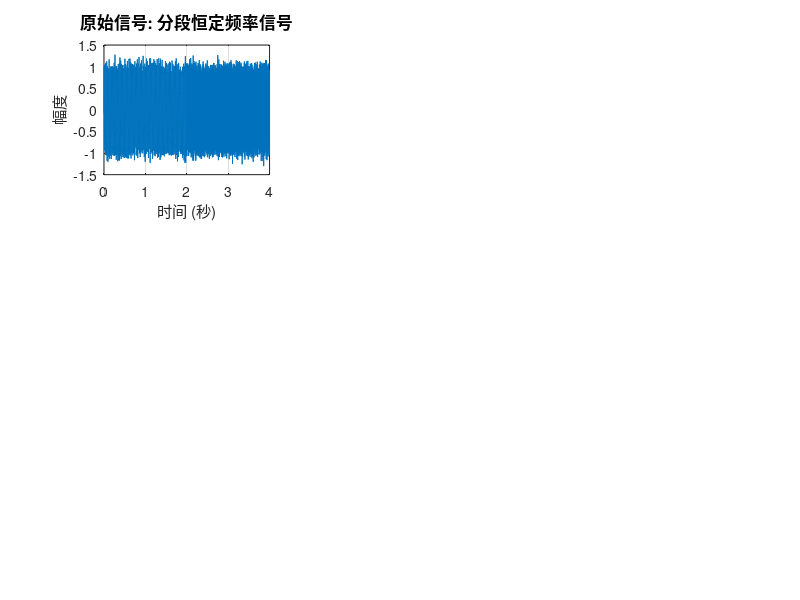

Source code (MATLAB): (Note: this script raises an error after producing the figure.)
%% 详细仿真短时傅里叶变换（STFT, Short-Time Fourier Transform）
% 本脚本详细演示 STFT 的原理、实现和应用

clear; close all; clc;

%% ==================== 第一部分：STFT 基本原理 ====================
fprintf('========== STFT 基本原理 ==========\n');
fprintf('STFT 通过在时域加窗，对每个窗口内的信号进行 FFT，得到时频表示\n');
fprintf('公式：STFT(t, f) = ∫ x(τ)w(τ-t)e^(-j2πfτ)dτ\n');
fprintf('====================================\n\n');

%% ==================== 第二部分：生成测试信号 ====================
fs = 1000;          % 采样频率 (Hz)
duration = 4;       % 信号时长 (秒)
t = 0:1/fs:duration-1/fs;
N = length(t);

% 创建多频率成分的测试信号
% 信号1：频率随时间变化的线性调频信号（chirp）
f1_start = 10;      % 起始频率 (Hz)
f1_end = 100;       % 结束频率 (Hz)
chirp_signal = chirp(t, f1_start, duration, f1_end, 'linear');

% 信号2：分段恒定频率信号
f2_1 = 50;          % 第一段频率 (Hz)
f2_2 = 150;         % 第二段频率 (Hz)
segment_signal = zeros(size(t));
segment_idx = t < duration/2;
segment_signal(segment_idx) = sin(2*pi*f2_1*t(segment_idx));
segment_signal(~segment_idx) = sin(2*pi*f2_2*t(~segment_idx));

% 信号3：多个瞬时频率成分
multi_freq_signal = sin(2*pi*30*t) .* (t < duration/2) + ...
                    sin(2*pi*80*t) .* (t >= duration/2 & t < 3*duration/4) + ...
                    sin(2*pi*120*t) .* (t >= 3*duration/4);

% 信号4：频率跳变信号
jump_signal = sin(2*pi*40*t) .* (t < duration/3) + ...
              sin(2*pi*100*t) .* (t >= duration/3 & t < 2*duration/3) + ...
              sin(2*pi*60*t) .* (t >= 2*duration/3);

% 添加噪声（可选）
noise_level = 0.1;
chirp_signal = chirp_signal + noise_level*randn(size(chirp_signal));
segment_signal = segment_signal + noise_level*randn(size(segment_signal));

%% ==================== 第三部分：不同窗函数对比 ====================
% 窗函数参数
win_length = 256;       % 窗长度
noverlap = win_length/2; % 重叠长度（50%重叠）
nfft = 512;             % FFT 点数

% 不同窗函数
windows = {
    @(n) ones(n,1), '矩形窗 (Rectangular)';
    @(n) hann(n), '汉宁窗 (Hann)';
    @(n) hamming(n), '汉明窗 (Hamming)';
    @(n) blackman(n), '布莱克曼窗 (Blackman)';
    @(n) kaiser(n, 5), '凯泽窗 (Kaiser, β=5)';
};

%% ==================== 第五部分：可视化结果 ====================

% 选择要分析的信号
test_signal = segment_signal;  % 可以改为其他信号
signal_name = '分段恒定频率信号';

figure('Position', [50, 50, 1600, 1000]);

% 子图1：原始时域信号
subplot(3, 3, 1);
plot(t, test_signal);
xlabel('时间 (秒)', 'FontSize', 11);
ylabel('幅度', 'FontSize', 11);
title(['原始信号: ', signal_name], 'FontSize', 12, 'FontWeight', 'bold');
grid on;
xlim([0, duration]);

% 子图2-6：不同窗函数的 STFT
for i = 1:min(5, size(windows, 1))
    window_func = windows{i, 1};
    window_name = windows{i, 2};
    win = window_func(win_length);
    
    [S, f, t_stft] = my_stft(test_signal, fs, win, noverlap, nfft);
    
    subplot(3, 3, i+1);
    imagesc(t_stft, f, 20*log10(abs(S) + eps));
    axis xy;
    colorbar;
    xlabel('时间 (秒)', 'FontSize', 11);
    ylabel('频率 (Hz)', 'FontSize', 11);
    title(['STFT - ', window_name], 'FontSize', 12, 'FontWeight', 'bold');
    colormap('jet');
    caxis([-60, 0]);  % 动态范围 -60dB
    ylim([0, 200]);
end

% 子图7：使用 MATLAB 内置函数对比
subplot(3, 3, 7);
[S_matlab, f_matlab, t_matlab] = spectrogram(test_signal, win_length, noverlap, nfft, fs);
imagesc(t_matlab, f_matlab, 20*log10(abs(S_matlab) + eps));
axis xy;
colorbar;
xlabel('时间 (秒)', 'FontSize', 11);
ylabel('频率 (Hz)', 'FontSize', 11);
title('MATLAB spectrogram 函数', 'FontSize', 12, 'FontWeight', 'bold');
colormap('jet');
caxis([-60, 0]);
ylim([0, 200]);

% 子图8：窗函数形状对比
subplot(3, 3, 8);
hold on;
n = 0:win_length-1;
plot(n, ones(win_length,1), 'LineWidth', 2, 'DisplayName', '矩形窗');
plot(n, hann(win_length), 'LineWidth', 2, 'DisplayName', '汉宁窗');
plot(n, hamming(win_length), 'LineWidth', 2, 'DisplayName', '汉明窗');
plot(n, blackman(win_length), 'LineWidth', 2, 'DisplayName', '布莱克曼窗');
xlabel('样本点', 'FontSize', 11);
ylabel('幅度', 'FontSize', 11);
title('窗函数形状对比', 'FontSize', 12, 'FontWeight', 'bold');
legend('Location', 'best');
grid on;
hold off;

% 子图9：时频分辨率权衡
subplot(3, 3, 9);
% 短窗：时间分辨率高，频率分辨率低
win_short = 128;
[S_short, f_short, t_short] = my_stft(test_signal, fs, hann(win_short), win_short/2, nfft);
imagesc(t_short, f_short, 20*log10(abs(S_short) + eps));
axis xy;
colorbar;
xlabel('时间 (秒)', 'FontSize', 11);
ylabel('频率 (Hz)', 'FontSize', 11);
title('短窗 (高时间分辨率)', 'FontSize', 12, 'FontWeight', 'bold');
colormap('jet');
caxis([-60, 0]);
ylim([0, 200]);

sgtitle('短时傅里叶变换 (STFT) 详细仿真', 'FontSize', 16, 'FontWeight', 'bold');

%% ==================== 第六部分：窗长度对分辨率的影响 ====================
figure('Position', [100, 100, 1600, 600]);

win_lengths = [64, 128, 256, 512];
n_wins = length(win_lengths);

for i = 1:n_wins
    wl = win_lengths(i);
    noverlap_wl = wl/2;
    
    [S_res, f_res, t_res] = my_stft(test_signal, fs, hann(wl), noverlap_wl, nfft);
    
    subplot(2, n_wins, i);
    imagesc(t_res, f_res, 20*log10(abs(S_res) + eps));
    axis xy;
    colorbar;
    xlabel('时间 (秒)', 'FontSize', 10);
    ylabel('频率 (Hz)', 'FontSize', 10);
    title(sprintf('窗长度 = %d (时间分辨率)', wl), 'FontSize', 11, 'FontWeight', 'bold');
    colormap('jet');
    caxis([-60, 0]);
    ylim([0, 200]);
    
    % 显示窗函数
    subplot(2, n_wins, i+n_wins);
    plot(0:wl-1, hann(wl), 'LineWidth', 2);
    xlabel('样本点', 'FontSize', 10);
    ylabel('幅度', 'FontSize', 10);
    title(sprintf('窗函数 (长度=%d)', wl), 'FontSize', 11);
    grid on;
    xlim([0, wl-1]);
end

sgtitle('窗长度对时频分辨率的影响', 'FontSize', 14, 'FontWeight', 'bold');

%% ==================== 第七部分：不同信号的 STFT 对比 ====================
signals = {
    chirp_signal, '线性调频信号 (Chirp)';
    segment_signal, '分段恒定频率信号';
    multi_freq_signal, '多频率成分信号';
    jump_signal, '频率跳变信号';
};

figure('Position', [150, 150, 1600, 800]);

for i = 1:size(signals, 1)
    sig = signals{i, 1};
    sig_name = signals{i, 2};
    
    % 时域信号
    subplot(4, 2, 2*i-1);
    plot(t, sig);
    xlabel('时间 (秒)', 'FontSize', 10);
    ylabel('幅度', 'FontSize', 10);
    title(['时域: ', sig_name], 'FontSize', 11, 'FontWeight', 'bold');
    grid on;
    xlim([0, duration]);
    
    % STFT
    [S_sig, f_sig, t_sig] = my_stft(sig, fs, hann(win_length), noverlap, nfft);
    subplot(4, 2, 2*i);
    imagesc(t_sig, f_sig, 20*log10(abs(S_sig) + eps));
    axis xy;
    colorbar;
    xlabel('时间 (秒)', 'FontSize', 10);
    ylabel('频率 (Hz)', 'FontSize', 10);
    title(['STFT: ', sig_name], 'FontSize', 11, 'FontWeight', 'bold');
    colormap('jet');
    caxis([-60, 0]);
    ylim([0, 200]);
end

sgtitle('不同信号的 STFT 时频分析', 'FontSize', 14, 'FontWeight', 'bold');

%% ==================== 第八部分：STFT 参数说明 ====================
fprintf('\n========== STFT 参数说明 ==========\n');
fprintf('1. 窗长度 (Window Length):\n');
fprintf('   - 短窗：时间分辨率高，频率分辨率低\n');
fprintf('   - 长窗：时间分辨率低，频率分辨率高\n');
fprintf('   - 当前设置: %d 样本 (%.3f 秒)\n', win_length, win_length/fs);

fprintf('\n2. 重叠长度 (Overlap):\n');
fprintf('   - 增加重叠可以平滑时频图，减少边界效应\n');
fprintf('   - 当前设置: %d 样本 (%.1f%% 重叠)\n', noverlap, noverlap/win_length*100);

fprintf('\n3. FFT 点数 (NFFT):\n');
fprintf('   - 影响频率分辨率\n');
fprintf('   - 当前设置: %d 点 (频率分辨率: %.2f Hz)\n', nfft, fs/nfft);

fprintf('\n4. 窗函数选择:\n');
fprintf('   - 矩形窗：主瓣窄，旁瓣高（频谱泄漏大）\n');
fprintf('   - 汉宁窗：旁瓣低，主瓣较宽（常用）\n');
fprintf('   - 汉明窗：类似汉宁窗，但旁瓣更低\n');
fprintf('   - 布莱克曼窗：旁瓣最低，主瓣最宽\n');

fprintf('\n5. 时频分辨率权衡:\n');
fprintf('   - 不确定性原理：Δt × Δf ≥ 1/(4π)\n');
fprintf('   - 无法同时获得高时间分辨率和高频率分辨率\n');
fprintf('====================================\n\n');

%% ==================== 第九部分：STFT 逆变换 (ISTFT) ====================
fprintf('========== STFT 逆变换 (ISTFT) ==========\n');
fprintf('STFT 是可逆的，可以通过 ISTFT 重建原始信号\n');
fprintf('实现方法：重叠相加法 (Overlap-Add)\n');
fprintf('========================================\n\n');

% 计算 STFT
[S_recon, f_recon, t_recon] = my_stft(test_signal, fs, hann(win_length), noverlap, nfft);

% 使用自定义 ISTFT 函数进行逆变换
reconstructed = my_istft(S_recon, win_length, noverlap, nfft, fs);

% 可视化重建结果
figure('Position', [200, 200, 1400, 500]);

subplot(1, 3, 1);
plot(t, test_signal);
xlabel('时间 (秒)', 'FontSize', 11);
ylabel('幅度', 'FontSize', 11);
title('原始信号', 'FontSize', 12, 'FontWeight', 'bold');
grid on;
xlim([0, duration]);

subplot(1, 3, 2);
plot(t(1:length(reconstructed)), reconstructed);
xlabel('时间 (秒)', 'FontSize', 11);
ylabel('幅度', 'FontSize', 11);
title('ISTFT 重建信号', 'FontSize', 12, 'FontWeight', 'bold');
grid on;
xlim([0, duration]);

subplot(1, 3, 3);
error_signal = test_signal(1:length(reconstructed)) - reconstructed;
plot(t(1:length(error_signal)), error_signal);
xlabel('时间 (秒)', 'FontSize', 11);
ylabel('误差', 'FontSize', 11);
title('重建误差', 'FontSize', 12, 'FontWeight', 'bold');
grid on;
xlim([0, duration]);

fprintf('重建误差统计:\n');
fprintf('  最大误差: %.6f\n', max(abs(error_signal)));
fprintf('  均方误差: %.6f\n', mean(error_signal.^2));
fprintf('  信噪比: %.2f dB\n\n', 10*log10(var(test_signal(1:length(reconstructed)))/var(error_signal)));

sgtitle('STFT 逆变换重建验证', 'FontSize', 14, 'FontWeight', 'bold');

fprintf('========== 仿真完成 ==========\n');
fprintf('所有图形已生成，请查看各个窗口了解 STFT 的详细特性。\n\n');

%% ==================== 函数定义 ====================

function [S, f, t_stft] = my_stft(x, fs, window, noverlap, nfft)
    % 自定义 STFT 实现
    % 输入：
    %   x - 输入信号
    %   fs - 采样频率
    %   window - 窗函数或窗长度
    %   noverlap - 重叠样本数
    %   nfft - FFT 点数
    % 输出：
    %   S - STFT 系数矩阵 (频率 x 时间)
    %   f - 频率向量
    %   t_stft - 时间向量
    
    if isscalar(window)
        win_length = window;
        window = hann(win_length);  % 默认使用汉宁窗
    else
        win_length = length(window);
    end
    
    hop_size = win_length - noverlap;
    n_frames = floor((length(x) - noverlap) / hop_size);
    
    % 初始化输出
    S = zeros(nfft/2+1, n_frames);
    t_stft = zeros(1, n_frames);
    
    % 对每一帧进行 FFT
    for i = 1:n_frames
        start_idx = (i-1)*hop_size + 1;
        end_idx = start_idx + win_length - 1;
        
        if end_idx > length(x)
            break;
        end
        
        % 加窗
        frame = x(start_idx:end_idx) .* window(:);
        
        % FFT
        X = fft(frame, nfft);
        
        % 只保留正频率部分
        S(:, i) = X(1:nfft/2+1);
        
        % 时间中心点
        t_stft(i) = (start_idx + end_idx) / 2 / fs;
    end
    
    % 频率向量
    f = (0:nfft/2) * fs / nfft;
end

function x_recon = my_istft(S, win_length, noverlap, nfft, fs)
    % 自定义 ISTFT 实现（重叠相加法）
    % 输入：
    %   S - STFT 系数矩阵 (频率 x 时间)
    %   win_length - 窗长度
    %   noverlap - 重叠样本数
    %   nfft - FFT 点数
    %   fs - 采样频率
    % 输出：
    %   x_recon - 重建的时域信号
    
    hop_size = win_length - noverlap;
    n_frames = size(S, 2);
    
    % 重建完整频谱（对称性）
    S_full = zeros(nfft, n_frames);
    S_full(1:nfft/2+1, :) = S;
    % 利用共轭对称性填充负频率部分
    for k = 2:nfft/2
        S_full(nfft-k+2, :) = conj(S(k, :));
    end
    
    % 初始化输出信号
    signal_length = (n_frames - 1) * hop_size + win_length;
    x_recon = zeros(signal_length, 1);
    window_sum = zeros(signal_length, 1);
    
    % 使用汉宁窗（与 STFT 中使用的窗相同）
    window = hann(win_length);
    
    % 重叠相加法重建
    for i = 1:n_frames
        % IFFT
        frame = ifft(S_full(:, i), nfft);
        frame = real(frame(1:win_length));  % 取实部
        
        % 加窗
        frame_windowed = frame .* window;
        
        % 计算位置
        start_idx = (i-1)*hop_size + 1;
        end_idx = start_idx + win_length - 1;
        
        if end_idx > signal_length
            end_idx = signal_length;
            frame_windowed = frame_windowed(1:end_idx-start_idx+1);
        end
        
        % 重叠相加
        x_recon(start_idx:end_idx) = x_recon(start_idx:end_idx) + frame_windowed;
        window_sum(start_idx:end_idx) = window_sum(start_idx:end_idx) + window(1:end_idx-start_idx+1).^2;
    end
    
    % 归一化（补偿窗函数的影响）
    window_sum(window_sum < eps) = 1;  % 避免除零
    x_recon = x_recon ./ window_sum;
end

